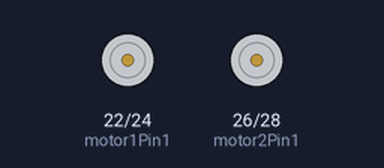
Recording of a sketch running on a simulated Arduino Mega 2560, built with avr-gcc and run on an emulated ATmega2560. Shown: motor-driver pin pairs drawn as motors (green arrow = first pin HIGH = forward, orange = second pin HIGH = backward, longer = more drive).

Above: at 2.5 s.
At 5.04 s:
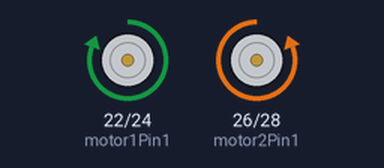
At 7.2 s:
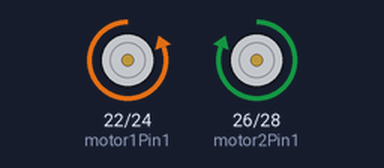
At 12.6 s:
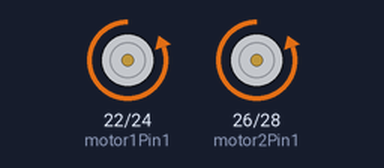
Timing chart, 0 to 16.4 s (numbered marks = the images above):
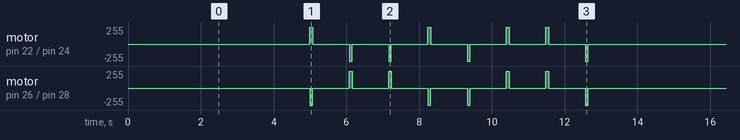

The sketch:

motorMaxAnglesDemo.ino
```cpp
#define motor1Pin1 22
#define motor1Pin2 24

#define motor2Pin1 26
#define motor2Pin2 28


void setup() {
  pinMode(motor1Pin1, OUTPUT);
  pinMode(motor1Pin2, OUTPUT);
  pinMode(motor2Pin1, OUTPUT);
  pinMode(motor2Pin2, OUTPUT);

}

void loop() {
 delay(5000);
 //Pitch up to full
 digitalWrite(motor2Pin2, HIGH);
 digitalWrite(motor1Pin1, HIGH);
 delay(80);
 digitalWrite(motor2Pin2, LOW);
 digitalWrite(motor1Pin1, LOW);

 delay(1000);
  //pitch down to level
 digitalWrite(motor2Pin1, HIGH);
 digitalWrite(motor1Pin2, HIGH);
 delay(80);
 digitalWrite(motor2Pin1, LOW);
 digitalWrite(motor1Pin2, LOW);

delay(1000);
 //pitch down full
 digitalWrite(motor2Pin1, HIGH);
 digitalWrite(motor1Pin2, HIGH);
 delay(80);
 digitalWrite(motor2Pin1, LOW);
 digitalWrite(motor1Pin2, LOW);

delay(1000);

 //Pitch up to level
 digitalWrite(motor2Pin2, HIGH);
 digitalWrite(motor1Pin1, HIGH);
 delay(80);
 digitalWrite(motor2Pin2, LOW);
 digitalWrite(motor1Pin1, LOW);

delay(1000);
 //Roll

 digitalWrite(motor2Pin2, HIGH);
 digitalWrite(motor1Pin2, HIGH);
 delay(80);
 digitalWrite(motor2Pin2, LOW);
 digitalWrite(motor1Pin2, LOW);

 delay(1000);

 //Roll back to center

 digitalWrite(motor2Pin1, HIGH);
 digitalWrite(motor1Pin1, HIGH);
 delay(80);
 digitalWrite(motor2Pin1, LOW);
 digitalWrite(motor1Pin1, LOW);

 //Roll
 delay(1000);
 digitalWrite(motor2Pin1, HIGH);
 digitalWrite(motor1Pin1, HIGH);
 delay(80);
 digitalWrite(motor2Pin1, LOW);
 digitalWrite(motor1Pin1, LOW);

 delay(1000);

 //Roll back to center

 digitalWrite(motor2Pin2, HIGH);
 digitalWrite(motor1Pin2, HIGH);
 delay(80);
 digitalWrite(motor2Pin2, LOW);
 digitalWrite(motor1Pin2, LOW);
}
```

Measured:
- by itself, motor on pin 26 (motor2Pin1) / pin 28 (motor2Pin2): repeats every 12.6 s: 2 × (stopped 1.0 s, forward 255/255 0.08 s), 2 × (stopped 1.0 s, backward 255/255 0.08 s), 2 × (stopped 1.0 s, forward 255/255 0.08 s), stopped 1.0 s, backward 255/255 0.08 s, stopped 5.0 s, backward 255/255 0.08 s
- by itself, motor on pin 22 (motor1Pin1) / pin 24 (motor1Pin2): repeats every 12.6 s: 2 × (stopped 1.0 s, backward 255/255 0.08 s), stopped 1.0 s, forward 255/255 0.08 s, stopped 1.0 s, backward 255/255 0.08 s, 2 × (stopped 1.0 s, forward 255/255 0.08 s), stopped 1.0 s, backward 255/255 0.08 s, stopped 5.0 s, forward 255/255 0.08 s
